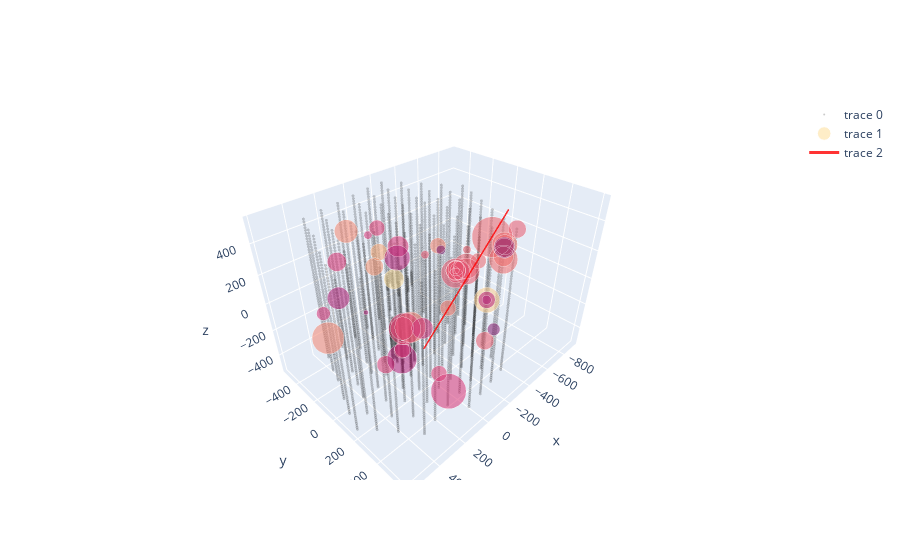

The code cell stored with this chart in its notebook:
### Code cell
from plotly.subplots import make_subplots

scale = 750
fig = make_subplots(
    rows=1, specs=[[{'type': 'scene'}]],
    vertical_spacing=0.05,
)
fig.add_trace(go.Scatter3d(x=sensors['x'], y=sensors['y'], z=sensors['z'], mode='markers', marker=dict(size=1, color="black"), opacity=0.2))
fig.add_trace(
    go.Scatter3d(
        x=event['x'], y=event['y'], z=event['z'], 
        opacity=0.8, 
        mode='markers', marker=dict(size=event['charge'] * 15, color=event['time'], colorscale='sunsetdark')), 
    row=1, col=1)

meta = dict(train_meta[train_meta["event_id"] == event_id].iloc[0])
dx, dy, dz = direction(meta)
cx, cy, cz = charge_center(event)

fig.add_trace(
    go.Scatter3d(
        x=[cx - dx * scale, cx + dx * scale],
        y=[cy - dy * scale, cy + dy * scale],
        z=[cz - dz * scale, cz + dz * scale],
        opacity=0.8, mode='lines', line=dict(color='red', width=3)
    ), row=1, col=1)

### Figure 1 — Plotly figure (JSON) as saved in the notebook; plotly's stock layout.template omitted (floating-point values rounded to 4 significant figures; data arrays with more than 128 entries replaced by an {"elided": "..."} marker saying what was removed)
{"data": [{"marker": {"color": "black", "size": 1}, "mode": "markers", "opacity": 0.2, "type": "scatter3d", "x": {"elided": "5160 float values"}, "y": {"elided": "5160 float values"}, "z": {"elided": "5160 float values"}}, {"marker": {"color": [6469, 6975, 8010, 8730, 9322, 9389, 9390, 9687, 9843, 9866, 9887, 10220, 10242, 10376, 10505, 10591, 10672, 10970, 10995, 11166, 11207, 11224, 11325, 11326, 11329, 11388, 11446, 11578, 11679, 11907, 12786, 12855, 12996, 13095, 13110, 13177, 13678, 13769, 13831, 13834, 13973, 14399, 15450, 15481, 15494, 15547, 15645, 15701, 16967, 16997, 17230], "colorscale": [[0, "rgb(252, 222, 156)"], [0.1667, "rgb(250, 164, 118)"], [0.3333, "rgb(240, 116, 110)"], [0.5, "rgb(227, 79, 111)"], [0.6667, "rgb(220, 57, 119)"], [0.8333, "rgb(185, 37, 122)"], [1, "rgb(124, 29, 111)"]], "size": [13.88, 17.62, 11.62, 12.37, 16.13, 10.88, 22.13, 21.37, 10.88, 17.62, 13.12, 13.88, 10.88, 19.88, 13.88, 10.88, 28.12, 5.625, 17.62, 12.37, 18.38, 12.37, 13.88, 10.88, 4.875, 13.12, 20.62, 5.625, 10.13, 13.12, 22.13, 16.13, 10.88, 11.62, 12.37, 10.88, 14.63, 13.12, 5.625, 24.38, 9.375, 14.63, 17.62, 6.375, 11.62, 20.62, 15.37, 3.375, 14.63, 8.625, 6.375]}, "mode": "markers", "opacity": 0.8, "scene": "scene", "type": "scatter3d", "x": [-211.3, -268.9, -88.05, 330.0, 158.9, -324.4, 405.8, 41.6, -447.7, -224.1, -224.1, -224.1, 106.9, -224.1, -224.1, -145.4, -268.9, -190.0, -190.0, -101.1, -190.0, -347.9, -234.9, -234.9, -234.9, -234.9, -234.9, 174.5, -234.9, -570.9, -9.68, 46.29, 54.26, 46.29, 194.3, -88.05, -166.4, 326.9, 79.41, 101.0, 405.8, -32.96, 257.3, -268.9, -268.9, 31.25, 282.2, -9.13, -224.1, -392.4, -492.4], "y": [-404.5, 354.2, -384.3, 127.2, -345.2, -93.43, -306.4, 35.49, -113.1, 470.9, 470.9, 470.9, 27.09, 470.9, 470.9, 374.2, 354.2, 257.4, 257.4, 490.2, 257.4, 451.5, 140.4, 140.4, 140.4, 140.4, 140.4, 315.5, 140.4, -125.1, -79.5, -34.88, 293.0, -34.88, -30.92, -384.3, -287.8, -209.1, -248.2, 412.8, -306.4, 62.44, 211.7, 354.2, 354.2, -72.93, -325.7, -481.7, 470.9, 334.2, -230.2], "z": [-148.2, 41.97, 125.6, 432.8, 380.7, 193.8, -236.8, -164.9, -367.4, 468.4, 451.4, 400.3, -314.9, 383.3, 468.4, 365.9, 450.5, 365.2, 263.1, -77.22, 229.0, 502.0, 159.7, 176.7, 159.7, 159.7, 142.6, 512.7, 125.6, -113.1, -275.6, -213.9, -360.5, -384.1, -415.0, 295.8, 174.3, 311.2, 362.7, -380.7, -49.53, -202.0, 487.4, 41.97, 41.97, -503.4, -12.18, -368.8, 451.4, -263.1, 38.04]}, {"line": {"color": "red", "width": 3}, "mode": "lines", "opacity": 0.8, "scene": "scene", "type": "scatter3d", "x": [-907.2, 463.6], "y": [-3.51, 604.9], "z": [271.2, 302.8]}], "layout": {"scene": {"domain": {"x": [0, 1], "y": [0, 1]}}}}
